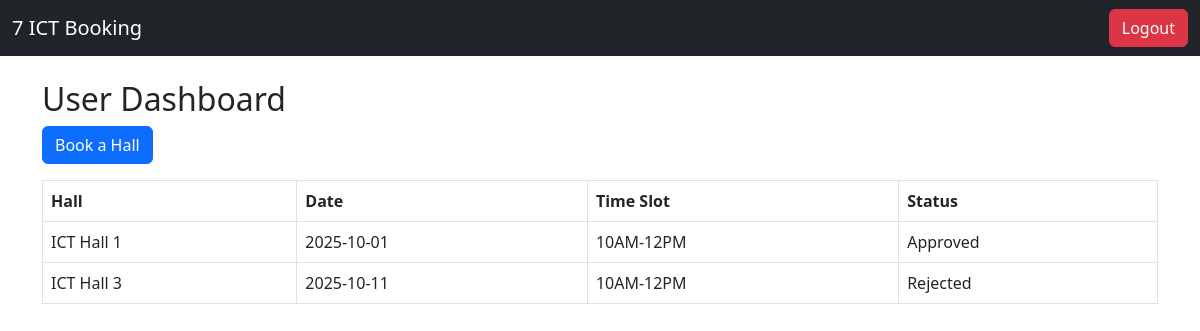
The app's page /dashboard (signed in) with its own data.
### tables this page shows
CREATE TABLE bookings (
    id INTEGER PRIMARY KEY AUTOINCREMENT,
    user_id INTEGER,
    hall_id INTEGER,
    date TEXT,
    time_slot TEXT,
    status TEXT,
    FOREIGN KEY(user_id) REFERENCES users(id),
    FOREIGN KEY(hall_id) REFERENCES halls(id)
);

CREATE TABLE halls (
    id INTEGER PRIMARY KEY AUTOINCREMENT,
    name TEXT,
    capacity INTEGER
);

### app.py (the view)
@app.route("/dashboard")
def dashboard():
    if "user_id" not in session:
        return redirect(url_for("login"))
    conn = get_db()
    cur = conn.cursor()
    cur.execute("SELECT b.id, h.name as hall_name, b.date, b.time_slot, b.status                  FROM bookings b JOIN halls h ON b.hall_id = h.id                  WHERE b.user_id = ?", (session["user_id"],))
    bookings = cur.fetchall()
    conn.close()
    return render_template("dashboard.html", bookings=bookings)

### app.py (called while the page is built)
def get_db():
    conn = sqlite3.connect("halls.db")
    conn.row_factory = sqlite3.Row
    return conn

### templates/dashboard.html
{% extends 'base.html' %}
{% block content %}
<h2>User Dashboard</h2>
<a href="{{ url_for('book') }}" class="btn btn-primary mb-3">Book a Hall</a>
<table class="table table-bordered">
  <tr><th>Hall</th><th>Date</th><th>Time Slot</th><th>Status</th></tr>
  {% for b in bookings %}
  <tr>
    <td>{{ b['hall_name'] }}</td>
    <td>{{ b['date'] }}</td>
    <td>{{ b['time_slot'] }}</td>
    <td>{{ b['status'] }}</td>
  </tr>
  {% endfor %}
</table>
{% endblock %}

### records on screen
bookings: hall_name "ICT Hall 1", date "2025-10-01", time_slot "10AM-12PM", status "Approved"
bookings: hall_name "ICT Hall 3", date "2025-10-11", time_slot "10AM-12PM", status "Rejected"
